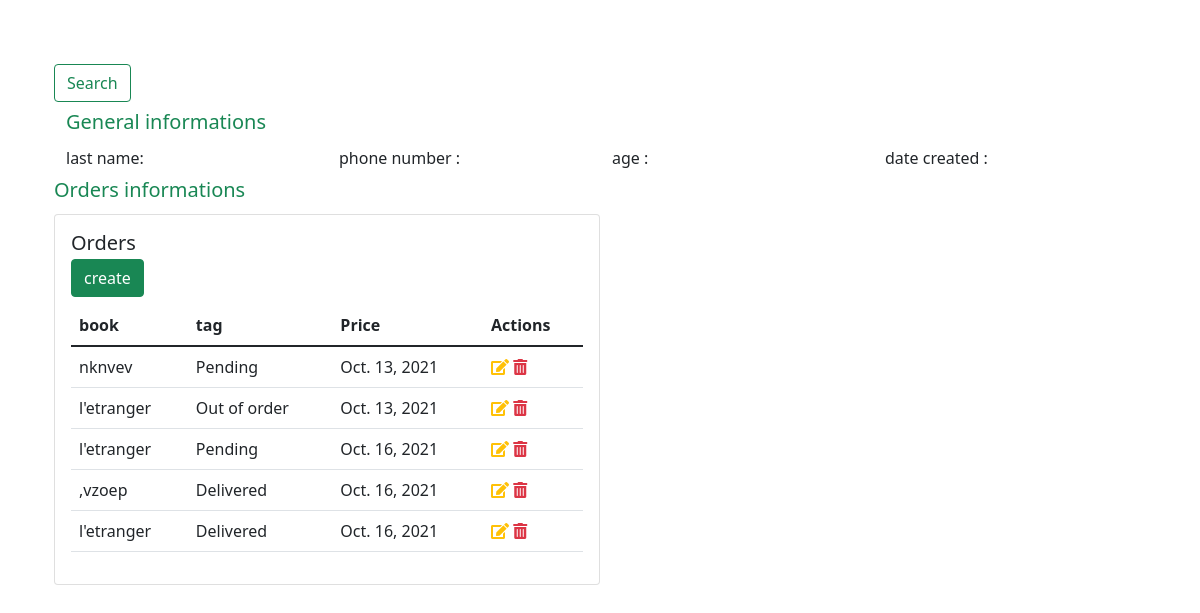
Screenshot of /customer/1 with the database file from the repository.
### bookstore/models.py (models this page shows, shortened)
class Order(models.Model):
    STATUS = (
        ("Pending", "Pending"),
        ("Delivered", "Delivered"),
        ("Out of order", "Out of order"),
        ("In progress", "In progress"),
    )
    customer = models.ForeignKey(Customer, on_delete=models.SET_NULL, null=True)
    book = models.ForeignKey(Book, on_delete=models.SET_NULL, null=True)
    tag = models.ManyToManyField(Tag, max_length=1200)
    date_created = models.DateField(auto_now_add=True, null=False)
    status = models.CharField(null=False, max_length=200, choices=STATUS)

class Book(models.Model):
    CATEGORY = (
        ("Classics", "Classics"),
        ("Comic Book or Graphic Novel", "Comic Book or Graphic Novel"),
        ("Fantasy", "Fantasy"),
        ("Historical Fiction", "Historical Fiction"),
        ("Horror", "Horror"),
        ("Literary Fiction", "Literary Fiction")
    )
    title = models.CharField(max_length=30)
    author = models.CharField(max_length=30)
    price = models.FloatField(null=False)
    category = models.CharField(max_length=200, null=True, choices=CATEGORY)
    description = models.CharField(max_length=300, null=True)
    date_created = models.DateField(auto_now_add=True, null=True)
    def __str__(self):
        return self.title

### bookstore/views.py (the view)
# urls.py: path('customer/<str:pk>', views.customer ,  name="customer"),
def customer(request, pk):
    customers = Customer.objects.get(id=pk)
    orders = customers.order_set.all()
    myFilter = OrderFilter(request.GET , queryset=orders)
    orders =  myFilter.qs
    context = {'customers': customers, "myFilter": myFilter,'orders': orders}
    return render(request, 'bookstore/customer.html', context)

### bookstore/templates/bookstore/customer.html (shortened to what this page needs)
{% extends 'bookstore/base.html' %}
{% block content %}
<div class="container pt-5">
        <h5 class="pt-2">{{customer.first_name}}</h5>
        <div class="container">
            <form class="form-inline my-2 my-lg-0" method="GET">
              <button class="btn btn-outline-success my-2 my-sm-0" type="submit">Search</button>
            </form>
        <div class="container">
          <div class="row pt-2 pb-2">
              <h5 class="text-success pb-1">General informations </h5>
            <div class="col-sm">
              last name: {{customer.last_name}}
            </div>
            <div class="col-sm">
              phone number  : {{customer.phone_number}}
            </div>
            <div class="col-sm">
              age : {{customer.age}}
            </div>
            <div class="col-sm">
              date created : {{customer.date_created}}
            </div>
          </div>
        </div>
{% if not orders %}
            <div class="row pt-1 pb-2">
                    <div class="p-3 col-lg-8 mb-1 bg-danger text-white text-center">
                        order is empty
                    </div>
            </div>
            {% else %}
<h5 class="text-success pb-1">Orders informations</h5>
             <div class="col-lg-6">
                    <div class="card" >
                        <div class="card-body">
                        <h5>Orders</h5>
                        <h6 class="card-subtitle mb-2 text-muted"><a class="btn btn-success" href="{% url 'create' %}">create</a></h6>
                            <table class="table">
                              <thead>
                                <tr>
                                  <th scope="col">book</th>
                                  <th scope="col">tag</th>
                                  <th scope="col">Price</th>
                                  <th scope="col">Actions</th>
                                </tr>
                              </thead>
                                <tbody>
                                    {% for item in orders %}
                                            <tr>
                                                <td>{{item.book}}</td>
                                                <td>{{item.status}}</td>
                                                <td>{{item.date_created}}</td>
                                                 <td>
                                                    <a class="text-warning" href="{% url 'update' item.id %}"><i class="fas fa-edit"></i></a>
                                                    <a class="text-danger" href="{% url 'delete' item.id %}"><i class="fas fa-trash-alt"></i></a>
                                                </td>
                                            </tr>
                                    {% endfor %}
                                </tbody>
                            </table>
                        </div>
                    </div>
                </div>
            </div>
            {% endif %}
    </div>
{% endblock %}

### rows the page displays
Order: book "nknvev", status "Pending", date_created "Oct. 13, 2021"
Order: book "l'etranger", status "Out of order", date_created "Oct. 13, 2021"
Order: book "l'etranger", status "Pending", date_created "Oct. 16, 2021"
Order: book ",vzoep", status "Delivered", date_created "Oct. 16, 2021"
Order: book "l'etranger", status "Delivered", date_created "Oct. 16, 2021"
